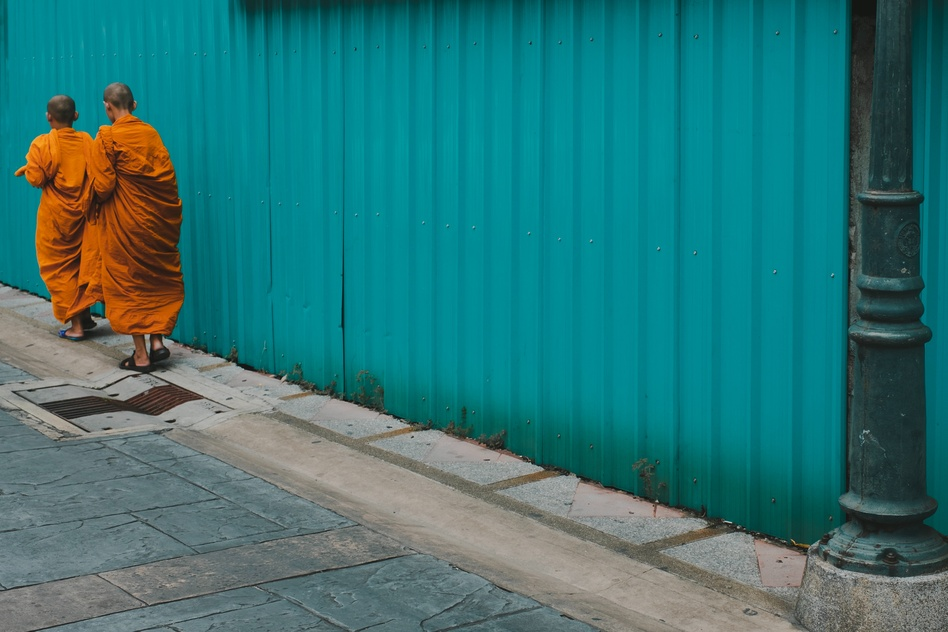
#> input picture Q2/input.jpg, 948 x 632 px, shrunk from 5079 x 3386 before the run, found by its file name
$ python octree.py
#> lines starting #> are read from the running program, lines starting #| are printed output that depends on the picture
#> the answer given: 3
from PIL import Image  #1
def octree_quantize_image(input_path,output_path,maxcolors):  #2
#> called with input_path = 'input.jpg', output_path = 'out.png', maxcolors = 3
    img=Image.open(input_path).convert('RGB')  #3
#> img is the input picture: PIL image 948x632 RGB; mean R, G, B 47, 118.1, 118.5
    print(f"Quantizing image to max {maxcolors} colors using FASTOCTREE method...")  #4
    quantized_img=img.quantize(colors=maxcolors,method=Image.Quantize.FASTOCTREE)  #5
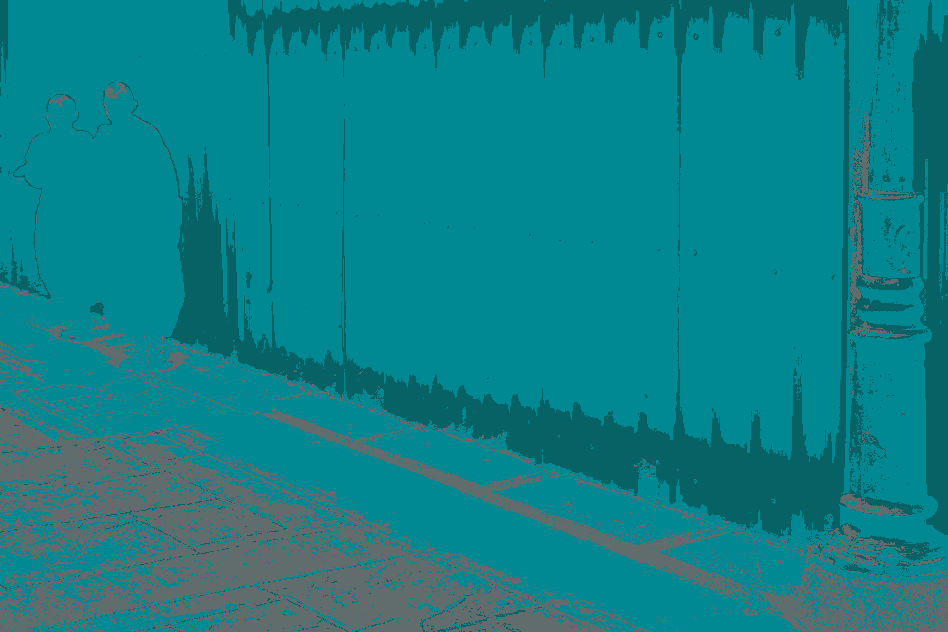
#> quantized_img: PIL image 948x632 P; mean R, G, B 14.3, 127.5, 134.1
    quantized_img.save(output_path)  #6
    print(f"Quantized image saved to: {output_path}")  #7
maxcolors=int(input("Enter maximum number of colors (e.g., 256): "))  #8
octree_quantize_image("input.jpg","out.png",maxcolors)  #9
#1  Import the PIL Image class so Python can load and manipulate images.
#2  Define a function that performs Octree color quantization.
#3  Open the input image and convert it to RGB mode.
#4  Print a message showing the number of colors requested.
#5  Apply Pillow's FASTOCTREE quantization method to reduce the colors.
#6  Save the quantized (palette-based) image to the output path.
#7  Print confirmation that the output file has been saved.
#8  Ask the user to input the number of colors to reduce the image to.
#9  Call the quantization function using the provided values.
